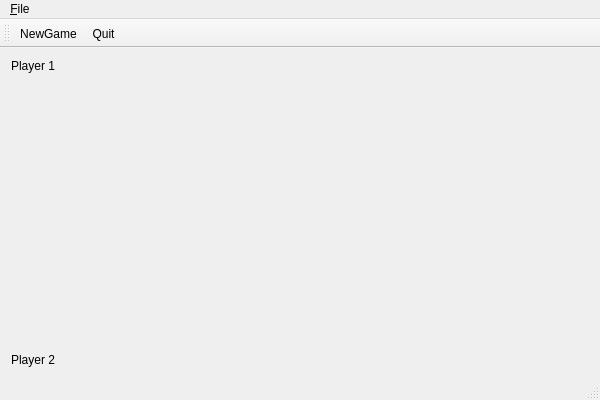
<?xml version="1.0" encoding="UTF-8"?>
<ui version="4.0">
 <class>MainWindowClass</class>
 <widget class="QMainWindow" name="MainWindowClass">
  <property name="geometry">
   <rect>
    <x>0</x>
    <y>0</y>
    <width>600</width>
    <height>400</height>
   </rect>
  </property>
  <property name="windowTitle">
   <string>MainWindow</string>
  </property>
  <widget class="QWidget" name="centralWidget">
   <layout class="QVBoxLayout" name="verticalLayout">
    <item>
     <widget class="QLabel" name="player1Name">
      <property name="sizePolicy">
       <sizepolicy hsizetype="Preferred" vsizetype="Fixed">
        <horstretch>0</horstretch>
        <verstretch>0</verstretch>
       </sizepolicy>
      </property>
      <property name="text">
       <string>Player 1</string>
      </property>
     </widget>
    </item>
    <item>
     <widget class="TicTacToeWidget" name="gameBoard" native="true"/>
    </item>
    <item>
     <widget class="QLabel" name="player2Name">
      <property name="sizePolicy">
       <sizepolicy hsizetype="Preferred" vsizetype="Fixed">
        <horstretch>0</horstretch>
        <verstretch>0</verstretch>
       </sizepolicy>
      </property>
      <property name="text">
       <string>Player 2</string>
      </property>
     </widget>
    </item>
   </layout>
  </widget>
  <widget class="QMenuBar" name="menuBar">
   <property name="geometry">
    <rect>
     <x>0</x>
     <y>0</y>
     <width>600</width>
     <height>22</height>
    </rect>
   </property>
   <widget class="QMenu" name="menu_File">
    <property name="title">
     <string>&amp;File</string>
    </property>
    <addaction name="startNewGame"/>
    <addaction name="actionQuit"/>
   </widget>
   <addaction name="menu_File"/>
  </widget>
  <widget class="QToolBar" name="mainToolBar">
   <attribute name="toolBarArea">
    <enum>TopToolBarArea</enum>
   </attribute>
   <attribute name="toolBarBreak">
    <bool>false</bool>
   </attribute>
   <addaction name="startNewGame"/>
   <addaction name="actionQuit"/>
  </widget>
  <widget class="QStatusBar" name="statusBar"/>
  <action name="startNewGame">
   <property name="icon">
    <iconset resource="resources.qrc">
     <normaloff>:/new/prefix1/icons/newgame.png</normaloff>:/new/prefix1/icons/newgame.png</iconset>
   </property>
   <property name="text">
    <string>NewGame</string>
   </property>
   <property name="toolTip">
    <string>Start new game</string>
   </property>
   <property name="shortcut">
    <string>Ctrl+N</string>
   </property>
  </action>
  <action name="actionQuit">
   <property name="icon">
    <iconset resource="resources.qrc">
     <normaloff>:/new/prefix1/icons/quit.png</normaloff>:/new/prefix1/icons/quit.png</iconset>
   </property>
   <property name="text">
    <string>Quit</string>
   </property>
   <property name="toolTip">
    <string>quit</string>
   </property>
   <property name="shortcut">
    <string>Ctrl+Q</string>
   </property>
  </action>
 </widget>
 <layoutdefault spacing="6" margin="11"/>
 <customwidgets>
  <customwidget>
   <class>TicTacToeWidget</class>
   <extends>QWidget</extends>
   <header>tictactoewidget.h</header>
   <container>1</container>
  </customwidget>
 </customwidgets>
 <resources>
  <include location="mainwindow.qrc"/>
  <include location="resources.qrc"/>
 </resources>
 <connections/>
</ui>
